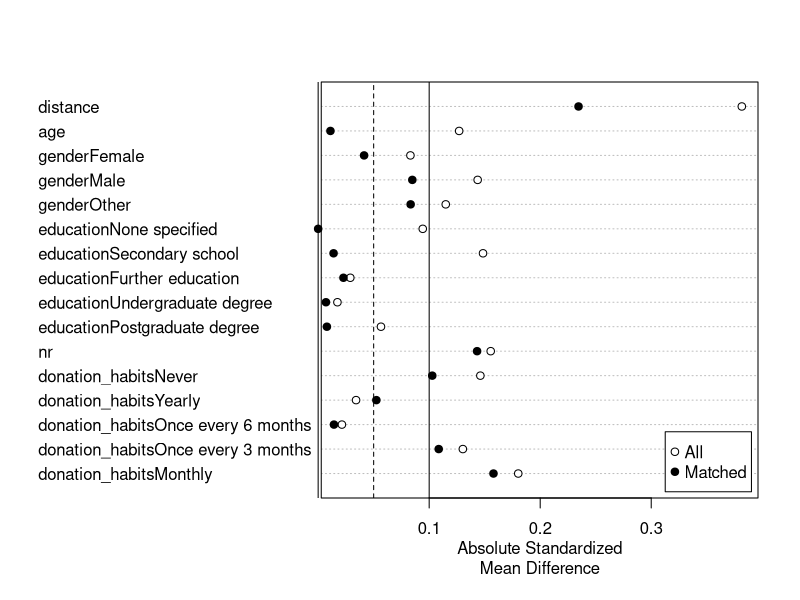
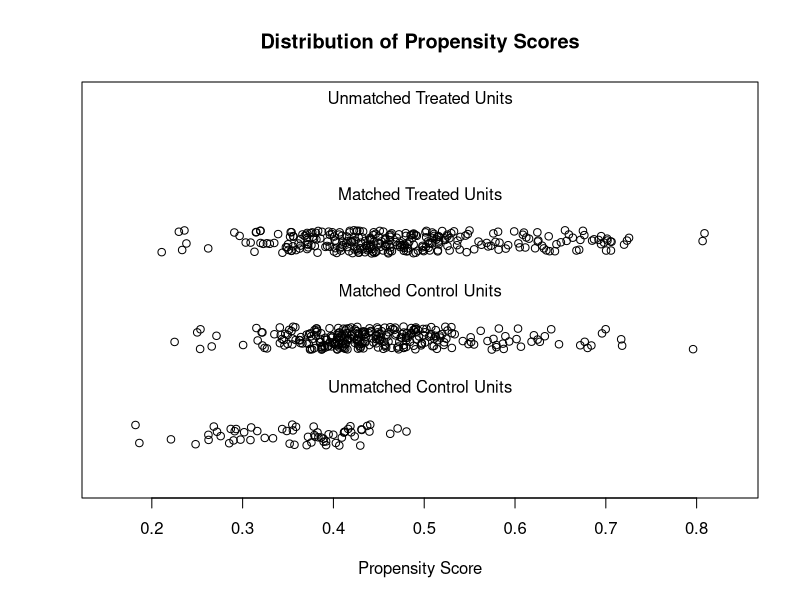
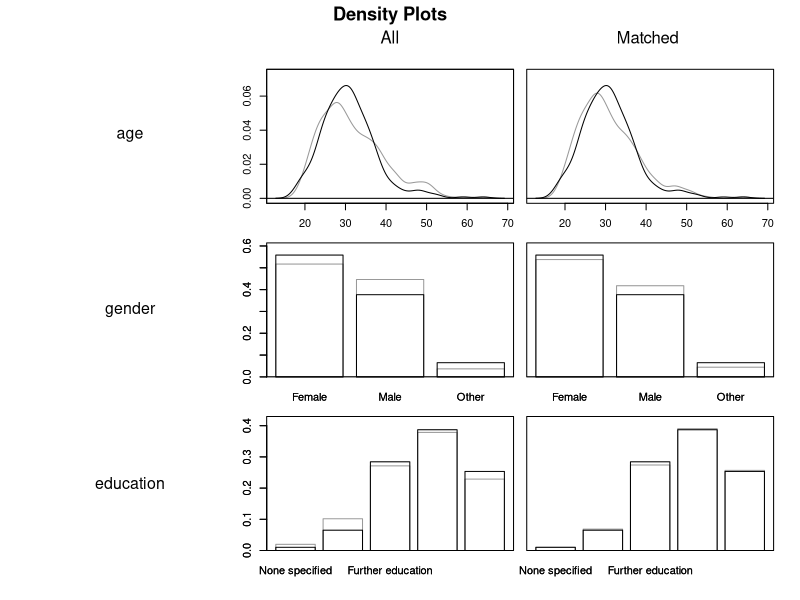
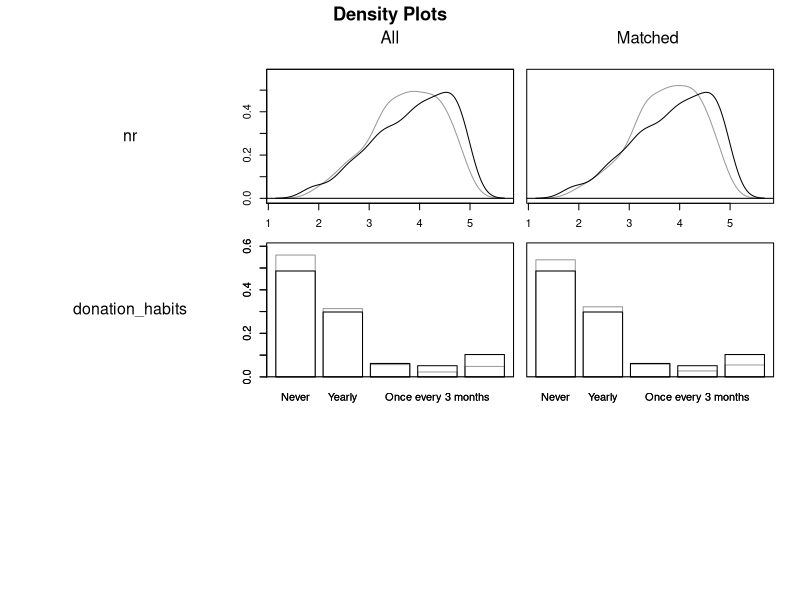
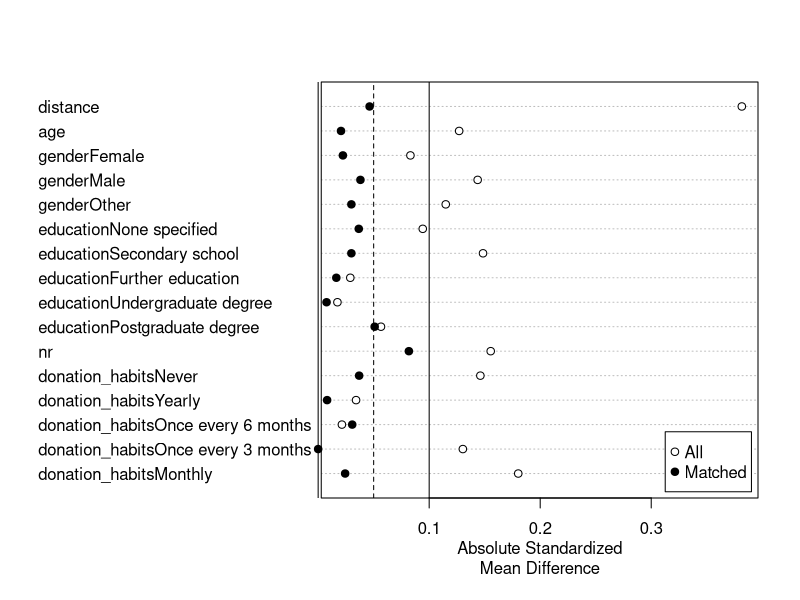
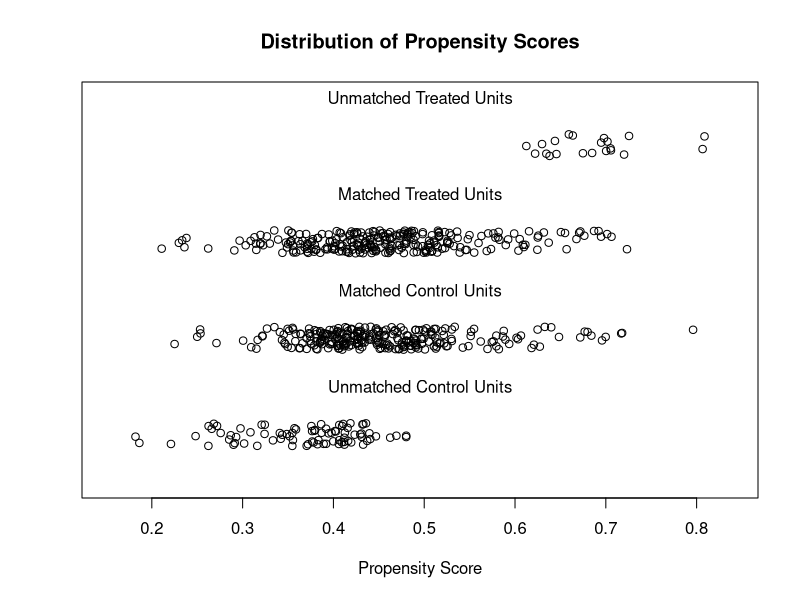
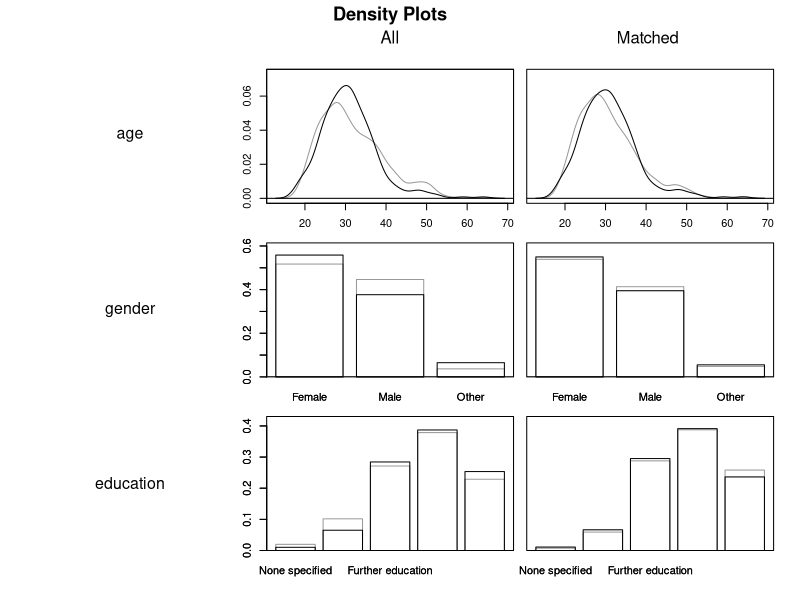
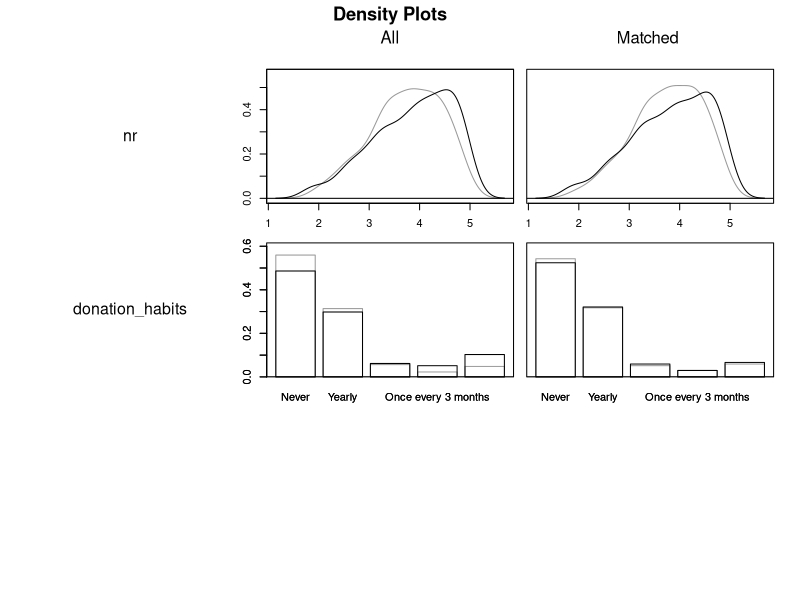

Source code (R) for these figures, in order: (Note: this script raises an error after producing the figures.)
## ---- chunk 1
knitr::opts_chunk$set(echo = TRUE)
## ---- chunk 2
#install.packages("MatchIt@4.7.2")
#install.packages("optmatch@0.10.8")

library("MatchIt")

pz_data <- read.csv("data/data_unmatched.csv")

pz_data$education <- factor(pz_data$education, levels=c('None specified', 'Secondary school', 'Further education', 'Undergraduate degree', 'Postgraduate degree'))
pz_data$donation_habits <- factor(pz_data$donation_habits, levels=c('Never', 'Yearly', 'Once every 6 months', 'Once every 3 months', 'Monthly'))

unmatched <- matchit(player ~ age + gender + education + nr + donation_habits,
                     data = pz_data,
                     method = NULL,
                     distance = "glm")

summary(unmatched)
## ---- chunk 3
matched1 <- matchit(player ~ age + gender + education + nr + donation_habits,
                    data = pz_data, method = "nearest", 
                    distance = "glm", 
                    mahvars = ~ age + gender + education + nr + donation_habits,
                    m.order = "closest", 
                    caliper = NULL)

summary(matched1, un = TRUE)

plot(summary(matched1))

plot(matched1, type = "jitter", interactive = FALSE)

plot(matched1, type = "density", interactive = FALSE,
     which.xs = ~age + gender + education + nr + donation_habits)
## ---- chunk 4
matched2 <- matchit(player ~ age + gender + education + nr + donation_habits,
                    data = pz_data, method = "nearest", 
                    distance = "glm", 
                    mahvars = ~ age + gender + education + nr + donation_habits,
                    m.order = "closest", 
                    caliper = 1)

summary(matched2, un = TRUE)

plot(summary(matched2))

plot(matched2, type = "jitter", interactive = FALSE)

plot(matched2, type = "density", interactive = FALSE,
     which.xs = ~age + gender + education + nr + donation_habits)
## ---- chunk 5
matched3 <- matchit(player ~ age + gender + education + nr + donation_habits,
                    data = pz_data, method = "nearest", 
                    distance = "glm", 
                    mahvars = ~ age + gender + education + nr + donation_habits,
                    m.order = "closest", 
                    caliper = 0.75)

summary(matched3, un = TRUE)

plot(summary(matched3))

plot(matched3, type = "jitter", interactive = FALSE)

plot(matched3, type = "density", interactive = FALSE,
     which.xs = ~age + gender + education + nr + donation_habits)
## ---- chunk 6
matched4 <- matchit(player ~ age + gender + education + nr + donation_habits,
                    data = pz_data, method = "nearest", 
                    distance = "glm", 
                    mahvars = ~ age + gender + education + nr + donation_habits,
                    m.order = "closest", 
                    caliper = 0.5)

summary(matched4, un = TRUE)

plot(summary(matched4))

plot(matched4, type = "jitter", interactive = FALSE)

plot(matched4, type = "density", interactive = FALSE,
     which.xs = ~age + gender + education + nr + donation_habits)
## ---- chunk 7
matched5 <- matchit(player ~ age + gender + education + nr + donation_habits,
                    data = pz_data, method = "nearest", 
                    distance = "glm", 
                    mahvars = ~ age + gender + education + nr + donation_habits,
                    m.order = "farthest", 
                    caliper = NULL)

summary(matched5, un = TRUE)

plot(summary(matched5))

plot(matched5, type = "jitter", interactive = FALSE)

plot(matched5, type = "density", interactive = FALSE,
     which.xs = ~age + gender + education + nr + donation_habits)
## ---- chunk 8
matched6 <- matchit(player ~ age + gender + education + nr + donation_habits,
                    data = pz_data, method = "nearest", 
                    distance = "glm", 
                    mahvars = ~ age + gender + education + nr + donation_habits,
                    m.order = "farthest", 
                    caliper = 1)

summary(matched6, un = TRUE)

plot(summary(matched6))

plot(matched6, type = "jitter", interactive = FALSE)

plot(matched6, type = "density", interactive = FALSE,
     which.xs = ~age + gender + education + nr + donation_habits)
## ---- chunk 9
matched7 <- matchit(player ~ age + gender + education + nr + donation_habits,
                    data = pz_data, method = "nearest", 
                    distance = "glm", 
                    mahvars = ~ age + gender + education + nr + donation_habits,
                    m.order = "farthest", 
                    caliper = 0.75)

summary(matched7, un = TRUE)

plot(summary(matched7))

plot(matched7, type = "jitter", interactive = FALSE)

plot(matched7, type = "density", interactive = FALSE,
     which.xs = ~age + gender + education + nr + donation_habits)
## ---- chunk 10
matched8 <- matchit(player ~ age + gender + education + nr + donation_habits,
                    data = pz_data, method = "nearest", 
                    distance = "glm", 
                    mahvars = ~ age + gender + education + nr + donation_habits,
                    m.order = "farthest", 
                    caliper = 0.5)

summary(matched8, un = TRUE)

plot(summary(matched8))

plot(matched8, type = "jitter", interactive = FALSE)

plot(matched8, type = "density", interactive = FALSE,
     which.xs = ~age + gender + education + nr + donation_habits)
## ---- chunk 11
matched9 <- matchit(player ~ age + gender + education + nr + donation_habits,
                    data = pz_data, method = "nearest", 
                    distance = "glm", 
                    mahvars = ~ age + gender + education + nr + donation_habits,
                    m.order = NULL, 
                    caliper = NULL)

summary(matched9, un = TRUE)

plot(summary(matched9))

plot(matched9, type = "jitter", interactive = FALSE)

plot(matched9, type = "density", interactive = FALSE,
     which.xs = ~age + gender + education + nr + donation_habits)
## ---- chunk 12
matched10 <- matchit(player ~ age + gender + education + nr + donation_habits,
                    data = pz_data, method = "nearest", 
                    distance = "glm", 
                    mahvars = ~ age + gender + education + nr + donation_habits,
                    m.order = NULL, 
                    caliper = 1)

summary(matched10, un = TRUE)

plot(summary(matched10))

plot(matched10, type = "jitter", interactive = FALSE)

plot(matched10, type = "density", interactive = FALSE,
     which.xs = ~age + gender + education + nr + donation_habits)
## ---- chunk 13
matched11 <- matchit(player ~ age + gender + education + nr + donation_habits,
                    data = pz_data, method = "nearest", 
                    distance = "glm", 
                    mahvars = ~ age + gender + education + nr + donation_habits,
                    m.order = NULL, 
                    caliper = 0.75)

summary(matched11, un = TRUE)

plot(summary(matched11))

plot(matched11, type = "jitter", interactive = FALSE)

plot(matched11, type = "density", interactive = FALSE,
     which.xs = ~age + gender + education + nr + donation_habits)
## ---- chunk 14
matched12 <- matchit(player ~ age + gender + education + nr + donation_habits,
                    data = pz_data, method = "nearest", 
                    distance = "glm", 
                    mahvars = ~ age + gender + education + nr + donation_habits,
                    m.order = NULL, 
                    caliper = 0.5)

summary(matched12, un = TRUE)

plot(summary(matched12))

plot(matched12, type = "jitter", interactive = FALSE)

plot(matched12, type = "density", interactive = FALSE,
     which.xs = ~age + gender + education + nr + donation_habits)
## ---- chunk 15
matched13 <- matchit(player ~ age + gender + education + nr + donation_habits,
                    data = pz_data, method = "nearest", 
                    distance = "mahalanobis", 
                    m.order = "closest", 
                    caliper = NULL)

summary(matched13, un = TRUE)

plot(summary(matched13))

## plot(matched13, type = "jitter", interactive = FALSE)

plot(matched13, type = "density", interactive = FALSE,
     which.xs = ~age + gender + education + nr + donation_habits)
## ---- chunk 16
matched14 <- matchit(player ~ age + gender + education + nr + donation_habits,
                    data = pz_data, method = "nearest", 
                    distance = "mahalanobis", 
                    m.order = "closest", 
                    caliper = c(age = 1, nr = 1))

summary(matched14, un = TRUE)

plot(summary(matched14))

## plot(matched14, type = "jitter", interactive = FALSE)

plot(matched14, type = "density", interactive = FALSE,
     which.xs = ~age + gender + education + nr + donation_habits)
## ---- chunk 17
matched15 <- matchit(player ~ age + gender + education + nr + donation_habits,
                    data = pz_data, method = "nearest", 
                    distance = "mahalanobis", 
                    m.order = "closest", 
                    caliper = c(age = .75, nr = 0.75))

summary(matched15, un = TRUE)

plot(summary(matched15))

## plot(matched15, type = "jitter", interactive = FALSE)

plot(matched15, type = "density", interactive = FALSE,
     which.xs = ~age + gender + education + nr + donation_habits)
## ---- chunk 18
matched16 <- matchit(player ~ age + gender + education + nr + donation_habits,
                    data = pz_data, method = "nearest", 
                    distance = "mahalanobis", 
                    m.order = "closest", 
                    caliper = c(age = .5, nr = 0.5))

summary(matched16, un = TRUE)

plot(summary(matched16))

## plot(matched16, type = "jitter", interactive = FALSE)

plot(matched16, type = "density", interactive = FALSE,
     which.xs = ~age + gender + education + nr + donation_habits)
## ---- chunk 19
matched17 <- matchit(player ~ age + gender + education + nr + donation_habits,
                    data = pz_data, method = "nearest", 
                    distance = "mahalanobis", 
                    m.order = "farthest", 
                    caliper = NULL)

summary(matched17, un = TRUE)

plot(summary(matched17))

## plot(matched17, type = "jitter", interactive = FALSE)

plot(matched17, type = "density", interactive = FALSE,
     which.xs = ~age + gender + education + nr + donation_habits)
## ---- chunk 20
matched18 <- matchit(player ~ age + gender + education + nr + donation_habits,
                    data = pz_data, method = "nearest", 
                    distance = "mahalanobis", 
                    m.order = "farthest", 
                    caliper = c(age = 1, nr = 1))

summary(matched18, un = TRUE)

plot(summary(matched18))

## plot(matched18, type = "jitter", interactive = FALSE)

plot(matched18, type = "density", interactive = FALSE,
     which.xs = ~age + gender + education + nr + donation_habits)
## ---- chunk 21
matched19 <- matchit(player ~ age + gender + education + nr + donation_habits,
                    data = pz_data, method = "nearest", 
                    distance = "mahalanobis", 
                    m.order = "farthest", 
                    caliper = c(age = .75, nr = 0.75))

summary(matched19, un = TRUE)

plot(summary(matched19))

## plot(matched19, type = "jitter", interactive = FALSE)

plot(matched19, type = "density", interactive = FALSE,
     which.xs = ~age + gender + education + nr + donation_habits)
## ---- chunk 22
matched20 <- matchit(player ~ age + gender + education + nr + donation_habits,
                    data = pz_data, method = "nearest", 
                    distance = "mahalanobis", 
                    m.order = "farthest", 
                    caliper = c(age = 0.5, nr = 0.5))

summary(matched20, un = TRUE)

plot(summary(matched20))

## plot(matched20, type = "jitter", interactive = FALSE)

plot(matched20, type = "density", interactive = FALSE,
     which.xs = ~age + gender + education + nr + donation_habits)
## ---- chunk 23
matched21 <- matchit(player ~ age + gender + education + nr + donation_habits,
                    data = pz_data, method = "nearest", 
                    distance = "mahalanobis", 
                    m.order = NULL, 
                    caliper = NULL)

summary(matched21, un = TRUE)

plot(summary(matched21))

## plot(matched21, type = "jitter", interactive = FALSE)

plot(matched21, type = "density", interactive = FALSE,
     which.xs = ~age + gender + education + nr + donation_habits)
## ---- chunk 24
matched22 <- matchit(player ~ age + gender + education + nr + donation_habits,
                    data = pz_data, method = "nearest", 
                    distance = "mahalanobis", 
                    m.order = NULL, 
                    caliper = c(age = 1, nr = 1))

summary(matched22, un = TRUE)

plot(summary(matched22))

## plot(matched22, type = "jitter", interactive = FALSE)

plot(matched22, type = "density", interactive = FALSE,
     which.xs = ~age + gender + education + nr + donation_habits)
## ---- chunk 25
matched23 <- matchit(player ~ age + gender + education + nr + donation_habits,
                    data = pz_data, method = "nearest", 
                    distance = "mahalanobis", 
                    m.order = NULL, 
                    caliper = c(age = 0.75, nr = 0.75))

summary(matched23, un = TRUE)

plot(summary(matched23))

## plot(matched23, type = "jitter", interactive = FALSE)

plot(matched23, type = "density", interactive = FALSE,
     which.xs = ~age + gender + education + nr + donation_habits)
## ---- chunk 26
matched24 <- matchit(player ~ age + gender + education + nr + donation_habits,
                    data = pz_data, method = "nearest", 
                    distance = "mahalanobis", 
                    m.order = NULL, 
                    caliper = c(age = .5, nr = 0.5))

summary(matched24, un = TRUE)

plot(summary(matched24))

## plot(matched24, type = "jitter", interactive = FALSE)

plot(matched24, type = "density", interactive = FALSE,
     which.xs = ~age + gender + education + nr + donation_habits)
## ---- chunk 27
matched25 <- matchit(player ~ age + gender + education + nr + donation_habits,
                    data = pz_data, method = "optimal", 
                    distance = "glm", 
                    mahvars = ~ age + gender + education + nr + donation_habits)

summary(matched25, un = TRUE)

plot(summary(matched25))

plot(matched25, type = "jitter", interactive = FALSE)

plot(matched25, type = "density", interactive = FALSE,
     which.xs = ~age + gender + education + nr + donation_habits)
## ---- chunk 28
matched26 <- matchit(player ~ age + gender + education + nr + donation_habits,
                    data = pz_data, method = "optimal", 
                    distance = "mahalanobis")

summary(matched26, un = TRUE)

plot(summary(matched26))

## plot(matched26, type = "jitter", interactive = FALSE)

plot(matched26, type = "density", interactive = FALSE,
     which.xs = ~age + gender + education + nr + donation_habits)
## ---- chunk 29
get_matches(matched6)
final_data <- get_matches(matched6)
write.csv(final_data, "data/data_matched.csv")
